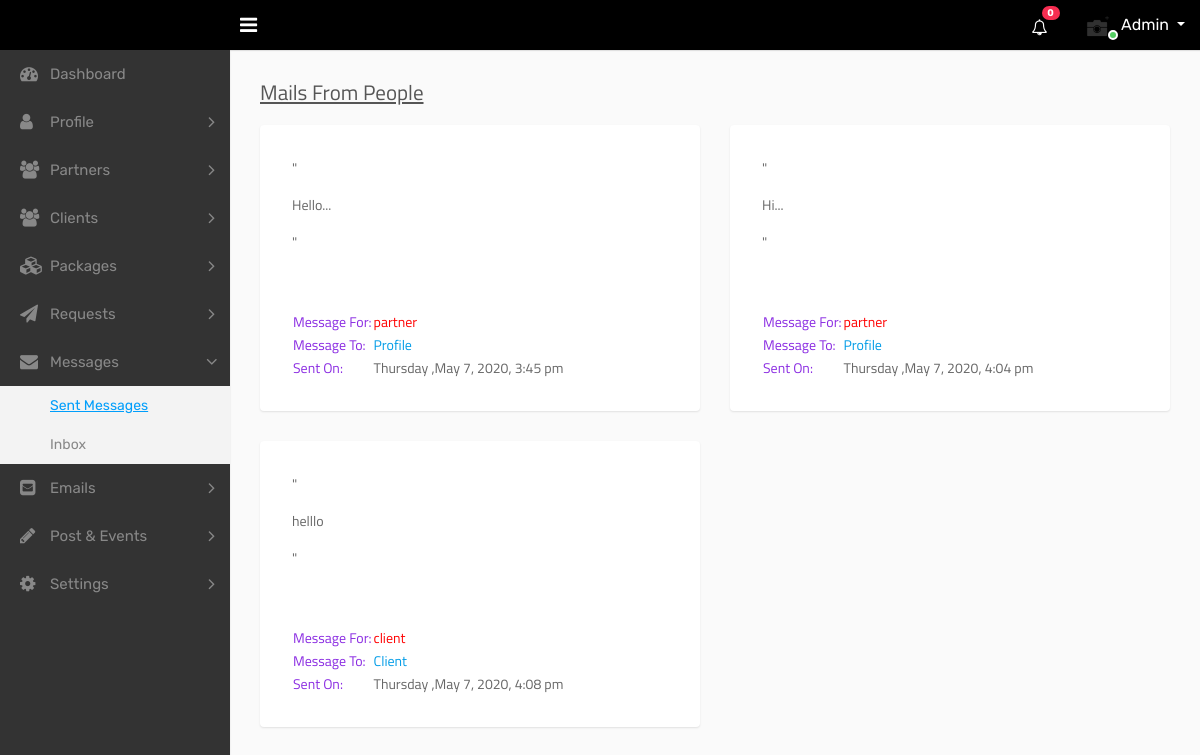
Screenshot of /dashboard/admin/message-sent.php (signed in) with the database file from the repository.
### tables this page shows
CREATE TABLE `messages` (
  `id` int(11) NOT NULL,
  `message_id` varchar(100) NOT NULL,
  `message_from` varchar(100) NOT NULL,
  `message_to` varchar(100) NOT NULL,
  `message_for` text NOT NULL,
  `message_owner` text NOT NULL,
  `message_body` text NOT NULL,
  `sent_on` varchar(100) NOT NULL,
  `is_seen` tinyint(1) NOT NULL DEFAULT 0,
  `created_on` datetime NOT NULL DEFAULT current_timestamp(),
  `updated_on` timestamp NOT NULL DEFAULT current_timestamp() ON UPDATE current_timestamp()
);

### dashboard/admin/server/Admin.php (called while the page is built, shortened)
<?php
class Admin
{
    private $conn;
    public function __construct()
    {
        $this->conn = new mysqli('localhost', 'root', '', 'dams');
    }
    public function adminData()
    {
        $adminid = $_SESSION['admin_id'];
        $sql = "SELECT *FROM admin WHERE admin_id = '$adminid' AND type='admin'";
        $result = $this->conn->query($sql);
        return $result;
    }
    public function view_messages()
    {
        $sql = "SELECT * FROM `messages` WHERE `message_from` = 'admin'";
        $result = $this->conn->query($sql);
        return $result;
    }
    public function total_notification()
    {
        $query = "SELECT COUNT(id) FROM `notifications` WHERE notification_to = 'admin' AND is_seen = 0";
        $result = mysqli_query($this->conn, $query);
        $rows = mysqli_fetch_row($result);
        $count = $rows[0];
        return $count;
    }
}

### dashboard/admin/message-sent.php (the view, shortened to what this page needs)
<?php
require_once './server/Admin.php';
$server = new Admin();
$result = $server->adminData();
$messages = $server->view_messages();
?>
<!DOCTYPE html>
<html lang="en">
<head>
    <?php
    include './parts/css-links.php';
    ?>
</head>
<body>
<div class="main-wrapper">
    <?php while ($row = $result->fetch_assoc()) { ?>
        <?php include './parts/top-nav.php'; ?>
        <?php include './parts/side-nav.php'; ?>
    <?php } ?>
    <div class="page-wrapper">
        <div class="content">
            <div class="row" style="font-family: 'Titillium Web', sans-serif;">
                <div class="col-sm-7 col-6">
                    <h4 class="page-title">
                        <u>Mails From People</u>
                    </h4>
                </div>
                <div class="col-sm-5 col-6 text-right m-b-30">
                </div>
            </div>
            <div class="row">
                <?php if ($messages->num_rows > 0) {
                    while ($row = $messages->fetch_assoc()) {
                        ?>
                        <div class="col-md-6 col-sm-6 col-lg-6 col-xl-6">
                            <div class="dash-widget">
                                <div style="padding: 3%">
                                    <p>"<?= $row['message_body'] ?>"</p>
                                    <br>
                                    <br>
                                    <table>
                                        <tr>
                                            <td style="color:blueviolet">Message For:</td>
                                            <td style="color:red"><?= $row['message_for'] ?></td>
                                        </tr>
                                        <tr>
                                            <td style="color:blueviolet">Message To:</td>
                                            <?php if ($row['message_for'] == 'partner') { ?>
                                                <td style="color:red">
                                                     <a href="partner-profile.php?partner_id=<?= $row['message_to'] ?>">Profile</a>
                                                </td>
                                            <?php } elseif ($row['message_for'] == 'client') { ?>
                                                <td style="color:red">
                                                    <a href="partner-profile.php?client_id=<?= $row['message_to'] ?>">Client</a>
                                                </td>
                                            <?php } ?>
                                        </tr>
                                        <tr>
                                            <td style="color:blueviolet">Sent On:</td>
                                            <td><?= $row['sent_on'] ?></td>
                                        </tr>
                                    </table>
                                </div>
                            </div>
                        </div>
                    <?php }
                } ?>
            </div>
        </div>
</body>
</html>

### dashboard/admin/parts/top-nav.php (shortened to what this page needs)
<div class="header" style="background-color: black">
    <div class="header-left">
        <a href="index.html" class="logo">
        </a>
    </div>
    <a id="toggle_btn" href="javascript:void(0);"><i class="fa fa-bars"></i></a>
    <ul class="nav user-menu float-right">
        <li class="nav-item dropdown d-none d-sm-block">
            <a href="#" class="dropdown-toggle nav-link" data-toggle="dropdown"><i class="fa fa-bell-o"></i> <span class="badge badge-pill bg-danger float-right"><div id="notification_count"><?php echo $server->total_notification(); ?></div></span></a>
        </li>
        <li class="nav-item dropdown has-arrow">
            <a href="#" class="dropdown-toggle nav-link user-link" data-toggle="dropdown">
                <span class="user-img">
                    <img class="rounded-circle" style="height: 40px;width: 40px" src="<?php echo $row['propic'] ?>" onerror="this.onerror=null; this.src='assets/img/user.jpg'" width="24" alt="">
                    <span class="status online"></span>
                </span>
                <span>Admin</span>
            </a>
        </li>
    </ul>
</div>

### dashboard/admin/parts/side-nav.php (shortened to what this page needs)
<?php $url = basename($_SERVER['REQUEST_URI'], '?' . $_SERVER['QUERY_STRING']); ?>
<div class="sidebar" id="sidebar" style="background-color: #333333;color:white">
    <div class="sidebar-inner slimscroll">
        <div id="sidebar-menu" class="sidebar-menu">
            <ul>
                <li class="<?php
                if ($url == 'index.php') {
                    echo 'active';
                }
                ?>">
                    <a href="index.php"><i class="fa fa-dashboard"></i> <span>Dashboard</span></a>
                </li>
                <li class="submenu">
                    <a href="#"><i class="fa fa-user"></i> <span> Profile </span> <span class="menu-arrow"></span></a>
                </li>
                <li class="submenu">
                    <a href="#"><i class="fa fa-users"></i> <span> Partners </span> <span class="menu-arrow"></span></a>
                </li>
                <li class="submenu">
                    <a href="#"><i class="fa fa-users"></i> <span> Clients </span> <span class="menu-arrow"></span></a>
                </li>
                <li class="submenu">
                    <a href="#"><i class="fa fa-cubes"></i> <span>Packages</span> <span class="menu-arrow"></span></a>
                </li>
                <li class="submenu">
                    <a href="#"><i class="fa fa-paper-plane"></i> <span> Requests </span> <span
                                class="menu-arrow"></span></a>
                </li>
                <li class="submenu">
                    <a href="#"><i class="fa fa-envelope"></i> <span> Messages </span> <span
                                class="menu-arrow"></span></a>
                    <ul style="display: none;">
                        <li><a href="message-sent.php" class="<?php
                            if ($url == 'message-sent.php') {
                                echo 'active';
                            }
                            ?>">Sent Messages</a></li>
                        <li><a href="message-inbox.php" class="<?php
                            if ($url == 'message-inbox.php') {
                                echo 'active';
                            }
                            ?>">Inbox</a></li>
                    </ul>
                </li>
                <li class="submenu">
                    <a href="#"><i class="fa fa-envelope-square"></i> <span> Emails </span> <span
                                class="menu-arrow"></span></a>
                </li>
                <li class="submenu">
                    <a href="#"><i class="fa fa-pencil"></i> <span> Post & Events </span> <span
                                class="menu-arrow"></span></a>
                </li>
                <li>
                    <a href="#"><i class="fa fa-cog"></i> <span>Settings</span> <span
                            class="menu-arrow"></span></a>
                </li>
            </ul>
        </div>
    </div>
</div>

### dashboard/admin/parts/css-links.php (style rules this page uses)
html { overflow: scroll; overflow-x: hidden; }
.content { font-family: 'Titillium Web', sans-serif; }

### rows the page displays
messages: message_body "Hello...", message_for "partner", sent_on "Thursday ,May 7, 2020, 3:45 pm"
messages: message_body "Hi...", message_for "partner", sent_on "Thursday ,May 7, 2020, 4:04 pm"
messages: message_body "helllo", message_for "client", sent_on "Thursday ,May 7, 2020, 4:08 pm"

### other values shown
$server->total_notification() "0"
